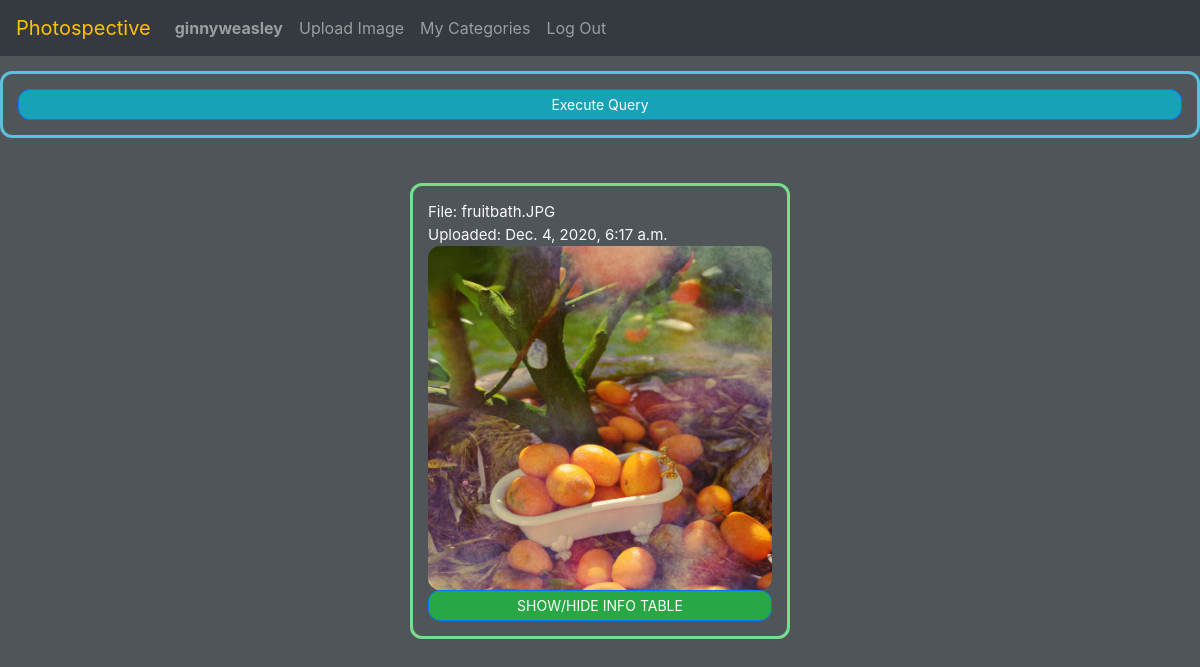
/img/all?t=188 (signed in), run on the app's committed database.
### surfexif/models.py (models this page shows, shortened)
class User(AbstractUser):
    pass

class Image(models.Model):
    uploader = models.ForeignKey('User',
                                 on_delete=models.CASCADE,
                                 related_name='images_uploaded')
    imagepath = models.ImageField(upload_to=user_directory_path)
    timestamp = models.DateTimeField(auto_now_add=True)
    def filename(self):
        return f'{os.path.basename(self.imagepath.name)}'

### surfexif/views.py (the view)
# urls.py: path("img/all", views.tags_intersection_view, name="imgs_w_tags"),
@login_required
def tags_intersection_view(request):
    user_imgs = User.objects.get(id=request.user.id).images_uploaded.all()
    qs_reduced = Image.objects.none()
    for tag_id in request.GET.getlist('t'):
        try:
            tag = get_object(Tag, int(tag_id))
            if tag:
                qset = user_imgs.filter(tags_with_image__id=tag.id)
                if qs_reduced:
                    qs_reduced = qs_reduced.intersection(qset)
                else:
                    qs_reduced = qset
        except:
            continue
    return render_image_list(request, qs_reduced)

### surfexif/models.py (called while the page is built)
    def __str__(self):
        return f'{self.descriptor}'

### surfexif/views.py (called while the page is built)
def get_object(obj_model, obj_id):
    try:
        return obj_model.objects.get(id=obj_id)
    except ObjectDoesNotExist:
        return None

def render_image_list(request, images):
    return render(request, 'surfexif/index.html', {
            'images': images
    })

### surfexif/templates/surfexif/index.html
{% extends "surfexif/gallery.html" %}
{% block body %}
    {% if images %}
    <div class="gallery-container">
        {% for image in images reversed %}
            {% include "surfexif/components/image_blurb.html" with image=image %}
        {% endfor %}
    </div>
    {% else %}
        <h4>No images matching query</h4>
    {% endif %}
{% endblock %}

### surfexif/templates/surfexif/components/global_navbar.html (shortened to what this page needs)
<nav class="navbar navbar-expand-lg navbar-dark bg-dark">
    <a class="navbar-brand text-warning" href="{% url 'index' %}">Photospective</a>
    <div class="collapse navbar-collapse" id="navbarSupportedContent">
        <ul class="navbar-nav mr-auto">
            {% if user.is_authenticated %}
            <li class="nav-item">
                <a class="nav-link" href="#"><strong>{{ user.username }}</strong></a>
            </li>
            <li class="nav-item">
                <a class="nav-link" href="{% url 'upload' %}">Upload Image</a>
            </li>
            <li class="nav-item">
                <a class="nav-link" href="{% url 'categories' %}">My Categories</a>
            </li>
            <li class="nav-item logout-btn">
                <a class="nav-link" href="{% url 'logout' %}">Log Out</a>
            </li>
            {% endif %}
        </ul>
        </div>
    </nav>

### surfexif/templates/surfexif/components/image_blurb.html (shortened to what this page needs)
<div class="img_blurb" id="img-blurb-{{image.id}}" data-imageid="{{image.id}}">
    <div>
        <div>File: {{ image.filename }}</div>
        <div>Uploaded: {{ image.timestamp }}</div>
        <div>
            <a href="{% url 'img_profile' image.id %}">
                <img src="{{ image.imagepath.url }}" class="img_thumbnail" data-imageid="{{image.id}}">
            </a>
        </div>
    </div>
    {% if image.tags_with_image.all %}
        <button type="button"
            class="infotable_btn btn btn-primary btn-sm btn-block bg-success"
            id="infotable-btn-{{image.id}}"
            data-imageid="{{image.id}}"
        >
            SHOW/HIDE INFO TABLE
        </button>
    {% else %}
        <div>No EXIF data</div>
    {% endif %}
</div>

### surfexif/static/surfexif/styles.css (style rules this page uses)
:root { --bgdark: #50555a; --white: #f8f9fa; --green: #28a745; --lightgreen: #76df8e; --blue: #5bc0de; --gpad: 15px; --gmarg: 15px; --roundcorner: 12px; }
body { color: var(--white); background-color: var(--bgdark); }
img, .btn, .img_blurb, .querybay-container { border-radius: var(--roundcorner); }
.img_thumbnail { max-width: 100% ; }
.querybay-container, .gallery-container, .img_blurb { padding: var(--gpad); margin: var(--gmarg) auto; }
.querybay-container, .img_blurb { border-style: solid; border-width: 3px; }
.gallery-container { display: flex; flex-wrap: wrap; font-size: 15px; max-width: 100%; }
.img_blurb { max-width: 500px; height: auto ; overflow: hidden; display: flexbox; border-color: var(--lightgreen); }
@media only screen and (min-width: 600px) { .img_blurb { max-width: 380px; } }
a, a:hover { color: var(--white) ; }

### data on the page
User: username "ginnyweasley"
Image: filename "fruitbath.JPG", timestamp "Dec. 4, 2020, 6:17 a.m.", imagepath (picture)
